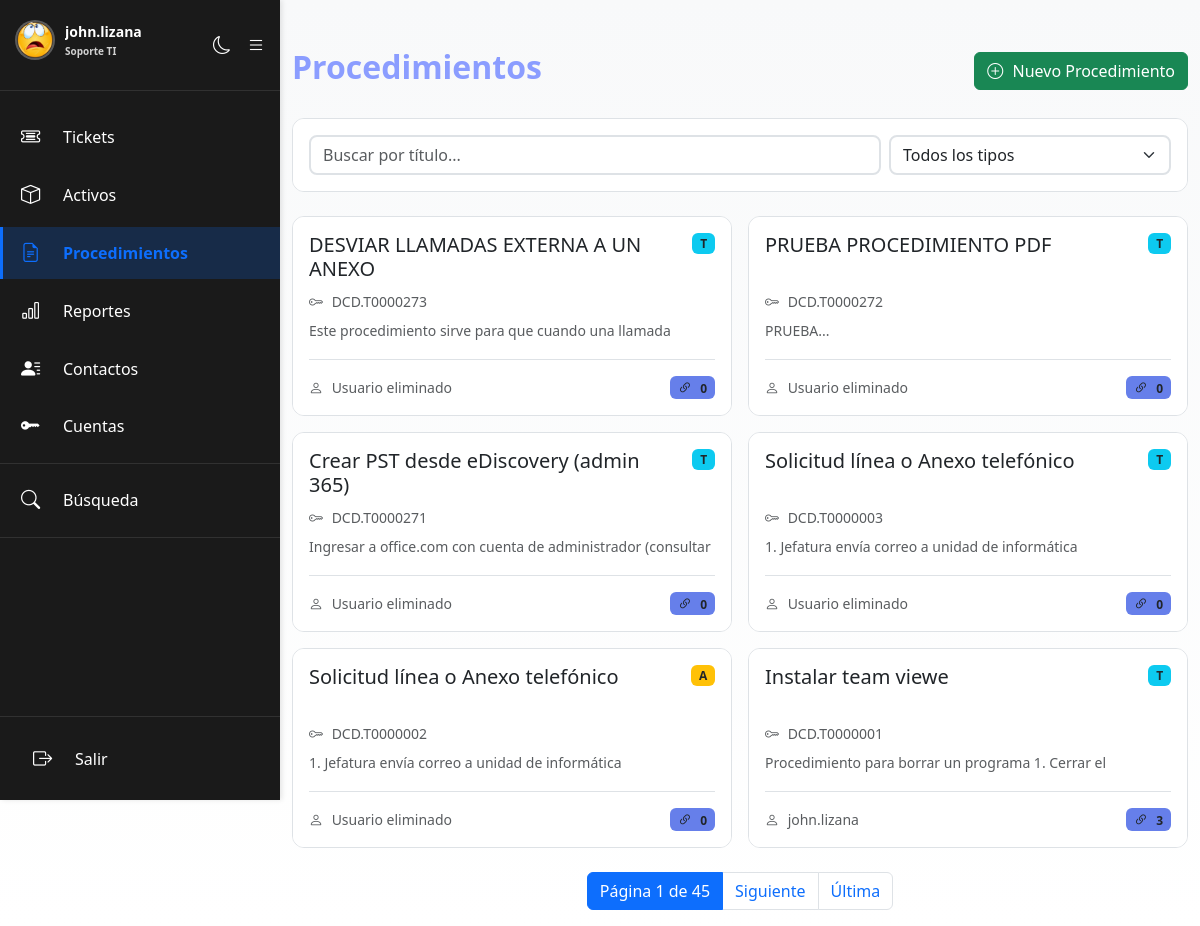
/procedimientos.php (signed in), run on the app's committed database.
### tables this page shows
CREATE TABLE `users` (
  `id` int(11) NOT NULL AUTO_INCREMENT,
  `nombre_completo` varchar(255) DEFAULT NULL,
  `username` varchar(50) NOT NULL,
  `password` varchar(255) NOT NULL,
  `foto_perfil` varchar(255) DEFAULT NULL,
  `role` varchar(20) DEFAULT 'viewer',
  `created_at` datetime DEFAULT current_timestamp(),
  `necesita_cambiar_password` tinyint(1) DEFAULT 0,
  `email` varchar(255) DEFAULT NULL,
  `numero_telefono` varchar(20) NOT NULL,
  `dpto_division` varchar(255) DEFAULT NULL,
  PRIMARY KEY (`id`),
  UNIQUE KEY `username` (`username`)
);

CREATE TABLE `procedimientos` (
  `id` int(11) NOT NULL AUTO_INCREMENT,
  `id_procedimiento` varchar(20) NOT NULL,
  `titulo` varchar(255) NOT NULL,
  `tipo_procedimiento` enum('técnico','administrativo') NOT NULL,
  `cuerpo` longtext NOT NULL,
  `archivo_pdf` varchar(255) DEFAULT NULL,
  `usuario_creador` int(11) NOT NULL,
  `fecha_creacion` timestamp NULL DEFAULT current_timestamp(),
  `fecha_ultima_modificacion` timestamp NULL DEFAULT current_timestamp() ON UPDATE current_timestamp(),
  `es_activo` tinyint(1) DEFAULT 1,
  PRIMARY KEY (`id`),
  UNIQUE KEY `id_procedimiento` (`id_procedimiento`),
  KEY `usuario_creador` (`usuario_creador`),
  CONSTRAINT `procedimientos_ibfk_1` FOREIGN KEY (`usuario_creador`) REFERENCES `users` (`id`)
);

### includes/config.php (called while the page is built, shortened)
<?php
function traducirRol($rol) {
    $traducciones = [
        'admin' => 'Admin',
        'tisupport' => 'Soporte TI',
        'viewer' => 'Lector'
    ];
    return $traducciones[$rol] ?? $rol;
}

### procedimientos.php (the view, shortened to what this page needs)
<?php
require_once 'includes/config.php';
$procedimientos = [];
$busqueda = $_GET["buscar"] ?? "";
$tipo_filtro = $_GET["tipo"] ?? "";
$pagina = max(1, (int)($_GET["pagina"] ?? 1));
$procedimientos_por_pagina = 6;
$offset = ($pagina - 1) * $procedimientos_por_pagina;
$total_paginas = 1;
try {
    $where = "es_activo = 1";
    $params = [];
    $stmt_count = $conexion->prepare("SELECT COUNT(*) as total FROM procedimientos WHERE $where");
    $stmt_count->execute($params);
    $total_procedimientos = $stmt_count->fetch(PDO::FETCH_ASSOC)['total'];
    $total_paginas = ceil($total_procedimientos / $procedimientos_por_pagina);
    $stmt = $conexion->prepare("
        SELECT p.*, COALESCE(u.username, 'Usuario eliminado') as autor_nombre,
               (SELECT COUNT(*) FROM menciones_procedimientos WHERE procedimiento_id = p.id) as total_menciones
        FROM procedimientos p
        LEFT JOIN users u ON p.usuario_creador = u.id
        WHERE $where
        ORDER BY p.fecha_creacion DESC
        LIMIT " . intval($procedimientos_por_pagina) . " OFFSET " . intval($offset) . "
    ");
    $stmt->execute($params);
    $procedimientos = $stmt->fetchAll(PDO::FETCH_ASSOC);
} catch (PDOException $e) {
    $error = "Error al obtener procedimientos: " . $e->getMessage();
}
?>
<!DOCTYPE html>
<html lang="es">
<head>
    <link href="https://cdn.jsdelivr.net/npm/bootstrap@5.3.8/dist/css/bootstrap.min.css" rel="stylesheet">
    <link rel="stylesheet" href="https://cdn.jsdelivr.net/npm/bootstrap-icons@1.11.3/font/bootstrap-icons.min.css">
    <link href="css/dark-mode.css" rel="stylesheet">
</head>
<body>
    <?php include 'includes/sidebar.php'; ?>
    <div class="container mt-5">
        <div class="row">
            <div class="col-md-12">
                <div class="d-flex justify-content-between align-items-center mb-4">
                    <h1><i></i> Procedimientos</h1>
                    <a href="crear_procedimiento.php" class="btn btn-success">
                        <i class="bi bi-plus-circle"></i> Nuevo Procedimiento
                    </a>
                </div>
                <div class="card mb-4">
                    <div class="card-body">
                        <div class="row g-2">
                            <div class="col-md-8">
                                <input type="text" id="searchProcedimientos" class="form-control"
                                       placeholder="Buscar por título..."
                                       value="<?php echo htmlspecialchars($busqueda); ?>">
                            </div>
                            <div class="col-md-4">
                                <select class="form-select" id="tipoFiltro">
                                    <option value="">Todos los tipos</option>
                                </select>
                            </div>
                        </div>
                    </div>
                </div>
                <?php if (empty($procedimientos)): ?>
                    <div class="alert alert-info text-center py-5">
                        <i class="bi bi-info-circle" style="font-size: 2rem;"></i>
                        <p class="mt-3 mb-0">
                            <?php echo !empty($busqueda) ? "No se encontraron procedimientos que coincidan con tu búsqueda." : "Aún no hay procedimientos creados."; ?>
                        </p>
                    </div>
                <?php else: ?>
                    <div class="row g-3">
                        <?php foreach ($procedimientos as $proc): ?>
                            <div class="col-md-6">
                                <a href="ver_procedimiento.php?id=<?php echo $proc["id"]; ?>" class="text-decoration-none">
                                    <div class="card procedimiento-card">
                                        <div class="card-body d-flex flex-column">
                                            <div class="d-flex justify-content-between align-items-start mb-2">
                                                <h5 class="card-title mb-0"><?php echo htmlspecialchars($proc["titulo"]); ?></h5>
                                                <span class="badge <?php echo $proc["tipo_procedimiento"] === "técnico" ? "bg-info" : "bg-warning"; ?> flex-shrink-0 ms-2">
                                                    <?php echo ucfirst(substr($proc["tipo_procedimiento"], 0, 1)); ?>
                                                </span>
                                            </div>
                                            <p class="text-muted small mb-2">
                                                <i class="bi bi-key"></i> <?php echo htmlspecialchars($proc["id_procedimiento"]); ?>
                                            </p>
                                            <p class="card-text text-muted small flex-grow-1">
                                                <?php echo htmlspecialchars(substr($proc["cuerpo"], 0, 150)); ?>...
                                            </p>
                                            <div class="card-footer bg-transparent mt-auto pt-3 pb-0 px-0">
                                                <div class="d-flex justify-content-between align-items-center w-100 flex-wrap gap-2">
                                                    <small class="text-muted">
                                                        <i class="bi bi-person"></i> <?php echo htmlspecialchars($proc["autor_nombre"]); ?>
                                                    </small>
                                                    <span class="badge" style="background-color: #667fea;">
                                                        <i class="bi bi-link-45deg"></i> <?php echo $proc["total_menciones"]; ?>
                                                    </span>
                                                </div>
                                            </div>
                                        </div>
                                    </div>
                                </a>
                            </div>
                        <?php endforeach; ?>
                    </div>
                    <?php if ($total_paginas > 1): ?>
                    <nav aria-label="Paginación" class="mt-4">
                        <ul class="pagination justify-content-center">
                            <li class="page-item active">
                                <span class="page-link">Página <?php echo $pagina; ?> de <?php echo $total_paginas; ?></span>
                            </li>
                            <?php if ($pagina < $total_paginas): ?>
                            <li class="page-item">
                                <a class="page-link" href="?pagina=<?php echo $pagina + 1; ?><?php echo !empty($busqueda) ? '&buscar=' . urlencode($busqueda) : ''; ?><?php echo !empty($tipo_filtro) ? '&tipo=' . urlencode($tipo_filtro) : ''; ?>">Siguiente</a>
                            </li>
                            <li class="page-item">
                                <a class="page-link" href="?pagina=<?php echo $total_paginas; ?><?php echo !empty($busqueda) ? '&buscar=' . urlencode($busqueda) : ''; ?><?php echo !empty($tipo_filtro) ? '&tipo=' . urlencode($tipo_filtro) : ''; ?>">Última</a>
                            </li>
                            <?php endif; ?>
                        </ul>
                    </nav>
                    <?php endif; ?>
                <?php endif; ?>
            </div>
        </div>
    </div>
</body>
</html>

### includes/sidebar.php (shortened to what this page needs)
<?php
require_once 'config.php';
?>
<link rel="stylesheet" href="https://cdn.jsdelivr.net/npm/bootstrap-icons@1.11.3/font/bootstrap-icons.min.css">
<aside class="sidebar" id="sidebar">
    <div class="sidebar-header">
        <div class="sidebar-logo">
            <div class="user-info">
                <?php
                $stmt_foto = $conexion->prepare("SELECT foto_perfil FROM users WHERE id = ?");
                $stmt_foto->execute([$_SESSION["user_id"] ?? 0]);
                $foto_data = $stmt_foto->fetch(PDO::FETCH_ASSOC);
                $foto_perfil = $foto_data['foto_perfil'] ?? null;
                ?>
                <?php if (!empty($foto_perfil) && file_exists($foto_perfil)): ?>
                    <a href="perfil_usuario.php?username=<?php echo urlencode($_SESSION['username']); ?>" style="text-decoration: none;">
                        <img src="<?php echo htmlspecialchars($foto_perfil); ?>"
                             alt="<?php echo htmlspecialchars($_SESSION["username"] ?? ""); ?>"
                             class="user-photo"
                             title="Ver perfil">
                    </a>
                <?php endif; ?>
                <div class="user-info-text">
                    <a href="perfil_usuario.php?username=<?php echo urlencode($_SESSION['username']); ?>" style="text-decoration: none; color: inherit;">
                        <div class="user-name" title="<?php echo htmlspecialchars($_SESSION["username"] ?? ""); ?>">
                            <?php echo htmlspecialchars($_SESSION["username"] ?? ""); ?>
                        </div>
                    </a>
                    <div class="user-role" style="font-size: 10px;">
                        <?php echo traducirRol($_SESSION["role"] ?? "viewer"); ?>
                    </div>
                </div>
            </div>
        </div>
        <div style="display: flex; gap: 8px;">
            <button class="sidebar-toggle" onclick="toggleDarkMode()" title="Cambiar tema" style="padding: 6px 8px;">
                <i class="bi bi-moon" id="themeIcon"></i>
            </button>
            <button class="sidebar-toggle" onclick="toggleSidebar()"><i class="bi bi-list"></i></button>
        </div>
    </div>
    <ul class="sidebar-nav">
        <?php
        $permisos = ['tisupport', 'admin'];
        if (in_array($_SESSION["role"] ?? "viewer", $permisos)):
        ?>
        <li class="sidebar-nav-item">
            <a class="sidebar-nav-link <?php echo (basename($_SERVER['PHP_SELF']) === 'tickets.php') ? 'active' : ''; ?>" href="tickets.php" title="Tickets">
                <span class="sidebar-nav-icon"><i class="bi bi-ticket-detailed"></i></span>
                <span class="sidebar-nav-text">Tickets</span>
            </a>
        </li>
        <li class="sidebar-nav-item">
            <a class="sidebar-nav-link <?php echo (basename($_SERVER['PHP_SELF']) === 'activos.php') ? 'active' : ''; ?>" href="activos.php" title="Activos">
                <span class="sidebar-nav-icon"><i class="bi bi-box"></i></span>
                <span class="sidebar-nav-text">Activos</span>
            </a>
        </li>
        <li class="sidebar-nav-item">
            <a class="sidebar-nav-link <?php echo (basename($_SERVER['PHP_SELF']) === 'procedimientos.php' || basename($_SERVER['PHP_SELF']) === 'ver_procedimiento.php' || basename($_SERVER['PHP_SELF']) === 'crear_procedimiento.php') ? 'active' : ''; ?>" href="procedimientos.php" title="Procedimientos">
                <span class="sidebar-nav-icon"><i class="bi bi-file-earmark-text"></i></span>
                <span class="sidebar-nav-text">Procedimientos</span>
            </a>
        </li>
        <li class="sidebar-nav-item">
            <a class="sidebar-nav-link <?php echo (basename($_SERVER['PHP_SELF']) === 'reportes.php') ? 'active' : ''; ?>" href="reportes.php" title="Reportes">
                <span class="sidebar-nav-icon"><i class="bi bi-bar-chart"></i></span>
                <span class="sidebar-nav-text">Reportes</span>
            </a>
        </li>
        <?php endif; ?>
        <?php if (in_array($_SESSION["role"] ?? "", ['admin', 'tisupport'])): ?>
        <li class="sidebar-nav-item">
            <a class="sidebar-nav-link <?php echo (basename($_SERVER['PHP_SELF']) === 'contactos.php') ? 'active' : ''; ?>" href="contactos.php" title="Contactos">
                <span class="sidebar-nav-icon"><i class="bi bi-person-lines-fill"></i></span>
                <span class="sidebar-nav-text">Contactos</span>
            </a>
        </li>
        <li class="sidebar-nav-item">
            <a class="sidebar-nav-link <?php echo (basename($_SERVER['PHP_SELF']) === 'cuentas_servicio.php' || basename($_SERVER['PHP_SELF']) === 'crear_cuenta_servicio.php' || basename($_SERVER['PHP_SELF']) === 'editar_cuenta_servicio.php') ? 'active' : ''; ?>" href="cuentas_servicio.php" title="Cuentas de Servicio">
                <span class="sidebar-nav-icon"><i class="bi bi-key-fill"></i></span>
                <span class="sidebar-nav-text">Cuentas</span>
            </a>
        </li>
        <?php endif; ?>
        <div class="sidebar-divider"></div>
        <li class="sidebar-nav-item">
            <a class="sidebar-nav-link <?php echo (basename($_SERVER['PHP_SELF']) === 'busqueda_global_v2.php') ? 'active' : ''; ?>" href="busqueda_global_v2.php" title="Búsqueda Global">
                <span class="sidebar-nav-icon"><i class="bi bi-search"></i></span>
                <span class="sidebar-nav-text">Búsqueda</span>
            </a>
        </li>
        <div class="sidebar-divider"></div>
    </ul>
    <div class="sidebar-footer">
        <a href="index.php?logout=1" class="sidebar-nav-link" style="border: none;" title="Cerrar sesión">
            <span class="sidebar-nav-icon"><i class="bi bi-box-arrow-right"></i></span>
            <span class="sidebar-nav-text">Salir</span>
        </a>
    </div>
</aside>

### data on the page
users: foto_perfil (picture)
procedimientos: titulo "DESVIAR LLAMADAS EXTERNA A UN ANEXO", tipo_procedimiento "T", id_procedimiento "DCD.T0000273", cuerpo "Este procedimiento sirve para que cuando una…", autor_nombre "Usuario eliminado", total_menciones "0"
procedimientos: titulo "PRUEBA PROCEDIMIENTO PDF", tipo_procedimiento "T", id_procedimiento "DCD.T0000272", cuerpo "PRUEBA", autor_nombre "Usuario eliminado", total_menciones "0"
procedimientos: titulo "Crear PST desde eDiscovery (admin 365)", tipo_procedimiento "T", id_procedimiento "DCD.T0000271", cuerpo "Ingresar a office.com con cuenta de administrador…", autor_nombre "Usuario eliminado", total_menciones "0"
procedimientos: titulo "Solicitud línea o Anexo telefónico", tipo_procedimiento "T", id_procedimiento "DCD.T0000003", cuerpo "1. Jefatura envía correo a unidad de…", autor_nombre "Usuario eliminado", total_menciones "0"
procedimientos: titulo "Solicitud línea o Anexo telefónico", tipo_procedimiento "A", id_procedimiento "DCD.T0000002", cuerpo "1. Jefatura envía correo a unidad de…", autor_nombre "Usuario eliminado", total_menciones "0"
procedimientos: titulo "Instalar team viewe", tipo_procedimiento "T", id_procedimiento "DCD.T0000001", cuerpo "Procedimiento para borrar un programa 1. Cerrar…", autor_nombre "john.lizana", total_menciones "3"

### other printed values
$_SESSION["username"] "john.lizana"
traducirRol($_SESSION["role"] ?? "viewer") "Soporte TI"
$pagina "1"
$total_paginas "45"
